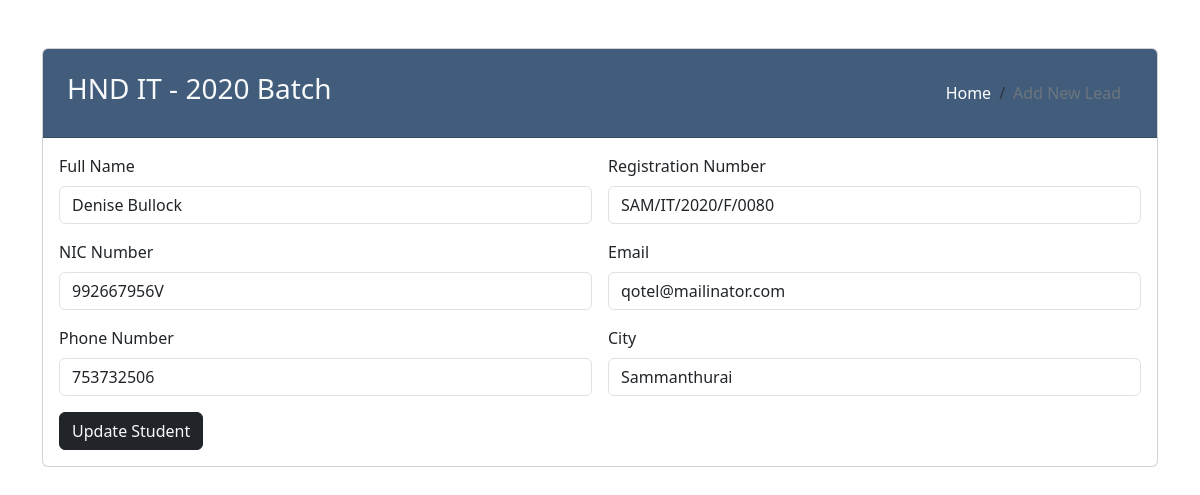
The page /backend/update_student.php?updateId=3 on the database its author committed.
### tables this page shows
CREATE TABLE `student` (
  `Id` int(11) NOT NULL,
  `fullname` varchar(50) NOT NULL,
  `regnumber` varchar(100) NOT NULL,
  `nic` varchar(100) NOT NULL,
  `email` varchar(100) NOT NULL,
  `phonenumber` int(11) NOT NULL,
  `city` varchar(50) NOT NULL,
  `dateCreated` date NOT NULL
);

### backend/update_student.php (the view, shortened to what this page needs)
<?php
include("dbconnection.php");
?>
<!DOCTYPE html>
<html lang="en">
<head>
    <link href="https://cdn.jsdelivr.net/npm/bootstrap@5.3.0/dist/css/bootstrap.min.css" rel="stylesheet">
    <link href='https://unpkg.com/boxicons@2.1.4/css/boxicons.min.css' rel='stylesheet'>
    <link rel="stylesheet" href="https://cdn.jsdelivr.net/npm/sweetalert2@11.0.18/dist/sweetalert2.min.css">
</head>
<body>
    <div class="container mt-5">
        <div class="card">
            <div class="card-header">
                <div class="d-flex justify-content-between align-items-center">
                    <div class="p-2 h3 text-light">HND IT - 2020 Batch</div>
                    <div class="p-2">
                        <nav aria-label="breadcrumb" class="container-fluid mt-3 text-light">
                            <ol class="breadcrumb justify-content-end">
                                <li class="breadcrumb-item"><a href="../index.php">Home</a></li>
                                <li class="breadcrumb-item active text-secondary" aria-current="page">Add New Lead</li>
                            </ol>
                        </nav>
                    </div>
                </div>
            </div>
            <div class="card-body">
                <?php
                $uid = $_GET["updateId"];
                $select_qry = "SELECT * FROM `student` WHERE Id='$uid'";
                $select_result = mysqli_query($conn, $select_qry);
                $select_row_count = mysqli_num_rows($select_result);
                if ($select_row_count > 0) {
                    while ($row = mysqli_fetch_array($select_result)) {
                ?>
                        <form action="" method="post">
                            <div class="row g-3">
                                <div class="col-md-6">
                                    <label for="student_name" class="form-label">Full Name</label>
                                    <input type="text" class="form-control" name="fullname" value="<?php echo $row["fullname"]; ?>">
                                </div>
                                <div class="col-md-6">
                                    <label for="student_regnumber" class="form-label">Registration Number</label>
                                    <input type="text" class="form-control" name="regnumber" value="<?php echo $row["regnumber"]; ?>">
                                </div>
                                <div class="col-md-6">
                                    <label for="student_nic" class="form-label">NIC Number</label>
                                    <input type="text" class="form-control" name="nic" value="<?php echo $row["nic"]; ?>">
                                </div>
                                <div class="col-md-6">
                                    <label for="student_email" class="form-label">Email</label>
                                    <input type="email" class="form-control" name="gmail" value="<?php echo $row["email"]; ?>">
                                </div>
                                <div class="col-md-6">
                                    <label for="student_phone" class="form-label">Phone Number</label>
                                    <input type="text" class="form-control" name="phone_number" value="<?php echo $row["phonenumber"]; ?>">
                                </div>
                                <div class="col-md-6">
                                    <label for="student_city" class="form-label">City</label>
                                    <input type="text" class="form-control" name="city" value="<?php echo $row["city"]; ?>">
                                </div>
                            </div>
                            <div class="mt-3 gx-5">
                                <button type="submit" name="submit" class="btn btn-dark text-light">Update Student</button>
                            </div>
                        </form>
                <?php
                    }
                }
                ?>
            </div>
        </div>
</body>
</html>

### backend/update_student.php (style rules this page uses)
.card-header { background-color: #425D7C; }
.breadcrumb-item a { text-decoration: none; color: white; }
.breadcrumb-item.active { color: #495057; }

### rows shown on the page
student: fullname "Denise Bullock", regnumber "SAM/IT/2020/F/0080", nic "992667956V", gmail "qotel@mailinator.com", phone_number "753732506", city "Sammanthurai"
